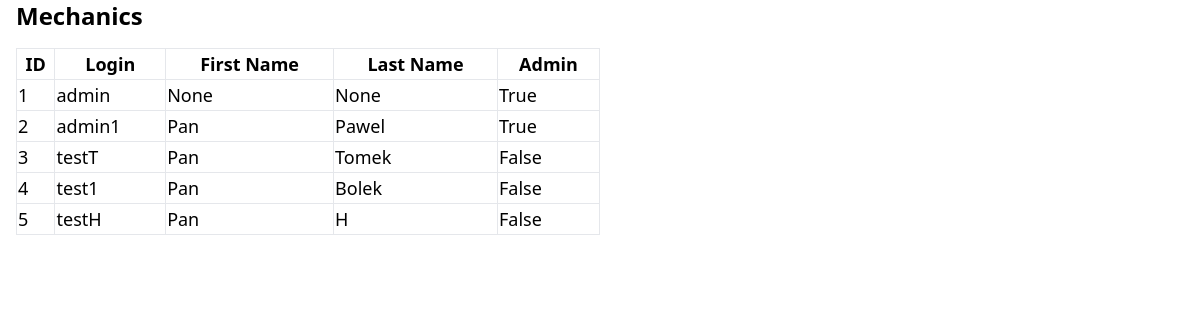
Page /mechanics/ on the earlier database version.
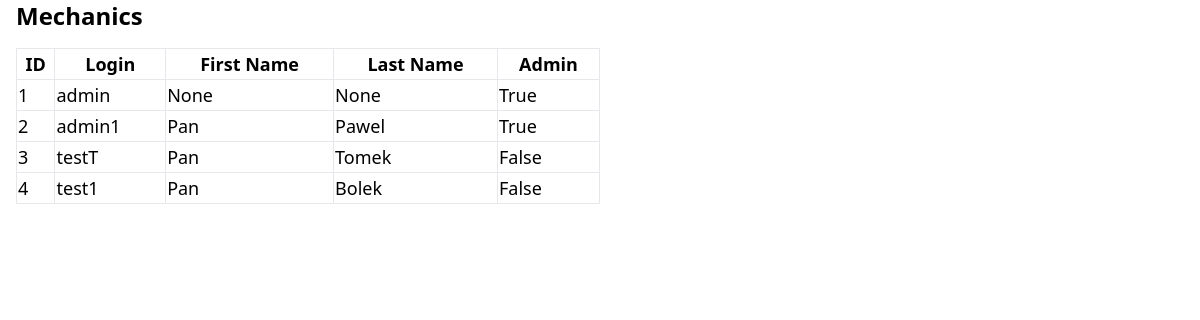
Same page on the later database version.
### sql_app/models.py (models this page shows)
class Mechanic(Base):
    __tablename__ = "mechanics"
    id = Column(Integer, primary_key=True, index=True)
    login = Column(String, unique = True)
    first_name = Column(String)
    last_name = Column(String)
    hashed_password = Column(String)
    is_admin = Column(Boolean, default=False)
    repairs = relationship("Repair", back_populates="mechanic")

### sql_app/main.py (the view)
@app.get("/mechanics/", response_model=list[schemas.Mechanic])
def read_mechanics(request: Request, skip: int = 0, limit: int = 100, db: Session = Depends(get_db)):
    mechanics = crud.get_mechanics(db, skip=skip, limit=limit)
    context = {"request": request, "mechanics": mechanics}
    return templates.TemplateResponse("mechanics.html", context)

### sql_app/templates/mechanics.html (shortened to what this page needs)
{% extends "base.html" %}
{% block content %}
  <div class="mx-4">
    <p class="text-2xl font-bold mb-4">Mechanics</p>
    <table class="min-w-[50%] mb-4">
      <thead class="border-b text-lg">
        <tr>
          <th class="border">ID</th>
          <th class="border">Login</th>
          <th class="border">First Name</th>
          <th class="border">Last Name</th>
          <th class="border">Admin</th>
        </tr>
        {% for mechanic in mechanics %}
        <tr>
            <td class="border">{{mechanic.id}}</td>
            <td class="border">{{mechanic.login}}</td>
            <td class="border">{{mechanic.first_name}}</td>
            <td class="border">{{mechanic.last_name}}</td>
            <td class="border">{{mechanic.is_admin}}</td>
        </tr>
        {% endfor %}
      </thead>
    </table>
  </div>
{% endblock %}

### sql_app/templates/base.html (shortened to what this page needs)
<!DOCTYPE html>
<head>
  <script src="https://cdn.tailwindcss.com"></script>
</head>
<body>
	{% block content %}
	{% endblock %}
</body>
</html>

Differences in the rows shown:
removed Mechanic: id "5", login "testH", first_name "Pan", last_name "H", is_admin "False"
